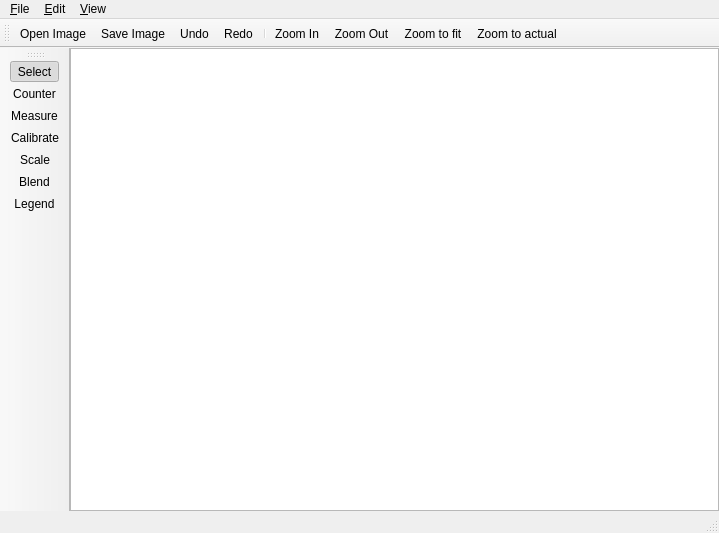
<?xml version="1.0" encoding="UTF-8"?>
<ui version="4.0">
 <class>ImageRasterClass</class>
 <widget class="QMainWindow" name="ImageRasterClass">
  <property name="geometry">
   <rect>
    <x>0</x>
    <y>0</y>
    <width>719</width>
    <height>533</height>
   </rect>
  </property>
  <property name="windowTitle">
   <string>Image Raster</string>
  </property>
  <widget class="QWidget" name="centralWidget">
   <layout class="QGridLayout" name="gridLayout">
    <property name="leftMargin">
     <number>0</number>
    </property>
    <property name="topMargin">
     <number>0</number>
    </property>
    <property name="rightMargin">
     <number>0</number>
    </property>
    <property name="bottomMargin">
     <number>0</number>
    </property>
    <item row="0" column="0">
     <widget class="GraphicsView" name="graphicsView">
      <property name="contextMenuPolicy">
       <enum>Qt::CustomContextMenu</enum>
      </property>
     </widget>
    </item>
   </layout>
  </widget>
  <widget class="QMenuBar" name="menuBar">
   <property name="geometry">
    <rect>
     <x>0</x>
     <y>0</y>
     <width>719</width>
     <height>21</height>
    </rect>
   </property>
   <widget class="QMenu" name="menuFile">
    <property name="title">
     <string>&amp;File</string>
    </property>
    <addaction name="actionOpenImage"/>
    <addaction name="actionSaveImage"/>
    <addaction name="actionExit"/>
   </widget>
   <widget class="QMenu" name="menuView">
    <property name="title">
     <string>&amp;View</string>
    </property>
    <addaction name="actionZoomIn"/>
    <addaction name="actionZoomOut"/>
    <addaction name="actionZoomToFit"/>
    <addaction name="actionZoomToActual"/>
   </widget>
   <widget class="QMenu" name="menuEdit">
    <property name="title">
     <string>&amp;Edit</string>
    </property>
    <addaction name="actionUndo"/>
    <addaction name="actionRedo"/>
    <addaction name="actionSelectAll"/>
    <addaction name="actionDelete"/>
   </widget>
   <addaction name="menuFile"/>
   <addaction name="menuEdit"/>
   <addaction name="menuView"/>
  </widget>
  <widget class="QToolBar" name="mainToolBar">
   <attribute name="toolBarArea">
    <enum>TopToolBarArea</enum>
   </attribute>
   <attribute name="toolBarBreak">
    <bool>false</bool>
   </attribute>
   <addaction name="actionOpenImage"/>
   <addaction name="actionSaveImage"/>
   <addaction name="actionUndo"/>
   <addaction name="actionRedo"/>
   <addaction name="separator"/>
   <addaction name="actionZoomIn"/>
   <addaction name="actionZoomOut"/>
   <addaction name="actionZoomToFit"/>
   <addaction name="actionZoomToActual"/>
  </widget>
  <widget class="QStatusBar" name="statusBar"/>
  <widget class="QToolBar" name="toolBar">
   <property name="windowTitle">
    <string>toolBar</string>
   </property>
   <property name="toolButtonStyle">
    <enum>Qt::ToolButtonTextUnderIcon</enum>
   </property>
   <attribute name="toolBarArea">
    <enum>LeftToolBarArea</enum>
   </attribute>
   <attribute name="toolBarBreak">
    <bool>false</bool>
   </attribute>
   <addaction name="actionSelect"/>
   <addaction name="actionCounter"/>
   <addaction name="actionMeasure"/>
   <addaction name="actionCalibrate"/>
   <addaction name="actionScale"/>
   <addaction name="actionBlend"/>
   <addaction name="actionLegend"/>
  </widget>
  <action name="actionScale">
   <property name="checkable">
    <bool>true</bool>
   </property>
   <property name="icon">
    <iconset resource="imageraster.qrc">
     <normaloff>:/Resources/scale.png</normaloff>:/Resources/scale.png</iconset>
   </property>
   <property name="text">
    <string>Scale</string>
   </property>
   <property name="toolTip">
    <string>Use this to add scale for your scene.</string>
   </property>
   <property name="statusTip">
    <string>Add scale to the scene</string>
   </property>
   <property name="shortcut">
    <string>Ctrl+5</string>
   </property>
  </action>
  <action name="actionBlend">
   <property name="checkable">
    <bool>false</bool>
   </property>
   <property name="icon">
    <iconset resource="imageraster.qrc">
     <normaloff>:/Resources/blend.png</normaloff>:/Resources/blend.png</iconset>
   </property>
   <property name="text">
    <string>Blend</string>
   </property>
   <property name="toolTip">
    <string>A tool to create professional thumbnail in your scene.</string>
   </property>
   <property name="statusTip">
    <string>Run Blend Wizard</string>
   </property>
   <property name="shortcut">
    <string>Ctrl+6</string>
   </property>
  </action>
  <action name="actionLegend">
   <property name="checkable">
    <bool>true</bool>
   </property>
   <property name="icon">
    <iconset resource="imageraster.qrc">
     <normaloff>:/Resources/legend.png</normaloff>:/Resources/legend.png</iconset>
   </property>
   <property name="text">
    <string>Legend</string>
   </property>
   <property name="toolTip">
    <string>Add or update existing legend based on markers data.</string>
   </property>
   <property name="statusTip">
    <string>Add or update Legend</string>
   </property>
   <property name="shortcut">
    <string>Ctrl+7</string>
   </property>
  </action>
  <action name="actionSelect">
   <property name="checkable">
    <bool>true</bool>
   </property>
   <property name="checked">
    <bool>true</bool>
   </property>
   <property name="icon">
    <iconset resource="imageraster.qrc">
     <normaloff>:/Resources/Normal.png</normaloff>:/Resources/Normal.png</iconset>
   </property>
   <property name="text">
    <string>Select</string>
   </property>
   <property name="toolTip">
    <string>Select objects</string>
   </property>
   <property name="shortcut">
    <string>Ctrl+1</string>
   </property>
  </action>
  <action name="actionCounter">
   <property name="checkable">
    <bool>true</bool>
   </property>
   <property name="icon">
    <iconset resource="imageraster.qrc">
     <normaloff>:/Resources/LineMarker.png</normaloff>:/Resources/LineMarker.png</iconset>
   </property>
   <property name="text">
    <string>Counter</string>
   </property>
   <property name="toolTip">
    <string>Count objects</string>
   </property>
   <property name="statusTip">
    <string>Click to count or drag to mark</string>
   </property>
   <property name="shortcut">
    <string>Ctrl+2</string>
   </property>
  </action>
  <action name="actionMeasure">
   <property name="checkable">
    <bool>true</bool>
   </property>
   <property name="icon">
    <iconset resource="imageraster.qrc">
     <normaloff>:/Resources/line.png</normaloff>:/Resources/line.png</iconset>
   </property>
   <property name="text">
    <string>Measure</string>
   </property>
   <property name="toolTip">
    <string>Measurements</string>
   </property>
   <property name="statusTip">
    <string>Measurement tools</string>
   </property>
   <property name="shortcut">
    <string>Ctrl+3</string>
   </property>
  </action>
  <action name="actionCalibrate">
   <property name="checkable">
    <bool>true</bool>
   </property>
   <property name="icon">
    <iconset resource="imageraster.qrc">
     <normaloff>:/Resources/calibrate.png</normaloff>:/Resources/calibrate.png</iconset>
   </property>
   <property name="text">
    <string>Calibrate</string>
   </property>
   <property name="toolTip">
    <string>Calibrate scene by using this image or external image</string>
   </property>
   <property name="statusTip">
    <string>Start calibration wizard</string>
   </property>
   <property name="shortcut">
    <string>Ctrl+4</string>
   </property>
  </action>
  <action name="actionOpenImage">
   <property name="icon">
    <iconset resource="imageraster.qrc">
     <normaloff>:/Resources/Open.png</normaloff>:/Resources/Open.png</iconset>
   </property>
   <property name="text">
    <string>&amp;Open Image</string>
   </property>
   <property name="toolTip">
    <string>Open image</string>
   </property>
   <property name="shortcut">
    <string>Ctrl+O</string>
   </property>
  </action>
  <action name="actionSaveImage">
   <property name="icon">
    <iconset resource="imageraster.qrc">
     <normaloff>:/Resources/Save.png</normaloff>:/Resources/Save.png</iconset>
   </property>
   <property name="text">
    <string>&amp;Save Image</string>
   </property>
   <property name="toolTip">
    <string>Save current scene</string>
   </property>
   <property name="shortcut">
    <string>Ctrl+S</string>
   </property>
  </action>
  <action name="actionUndo">
   <property name="icon">
    <iconset resource="imageraster.qrc">
     <normaloff>:/Resources/Undo.png</normaloff>:/Resources/Undo.png</iconset>
   </property>
   <property name="text">
    <string>&amp;Undo</string>
   </property>
   <property name="toolTip">
    <string>Undo</string>
   </property>
   <property name="shortcut">
    <string>Ctrl+Z</string>
   </property>
  </action>
  <action name="actionRedo">
   <property name="icon">
    <iconset resource="imageraster.qrc">
     <normaloff>:/Resources/Redo.png</normaloff>:/Resources/Redo.png</iconset>
   </property>
   <property name="text">
    <string>&amp;Redo</string>
   </property>
   <property name="toolTip">
    <string>Redo</string>
   </property>
   <property name="shortcut">
    <string>Ctrl+Y</string>
   </property>
  </action>
  <action name="actionZoomIn">
   <property name="icon">
    <iconset resource="imageraster.qrc">
     <normaloff>:/Resources/ZoomIn.png</normaloff>:/Resources/ZoomIn.png</iconset>
   </property>
   <property name="text">
    <string>Zoom &amp;In</string>
   </property>
   <property name="toolTip">
    <string>Zoom-in</string>
   </property>
  </action>
  <action name="actionZoomOut">
   <property name="icon">
    <iconset resource="imageraster.qrc">
     <normaloff>:/Resources/ZoomOut.png</normaloff>:/Resources/ZoomOut.png</iconset>
   </property>
   <property name="text">
    <string>Zoom &amp;Out</string>
   </property>
   <property name="toolTip">
    <string>Zoom-out</string>
   </property>
  </action>
  <action name="actionZoomToFit">
   <property name="icon">
    <iconset resource="imageraster.qrc">
     <normaloff>:/Resources/ZoomFit.png</normaloff>:/Resources/ZoomFit.png</iconset>
   </property>
   <property name="text">
    <string>Zoom to &amp;fit</string>
   </property>
   <property name="toolTip">
    <string>Zoom to fit screen</string>
   </property>
  </action>
  <action name="actionZoomToActual">
   <property name="icon">
    <iconset resource="imageraster.qrc">
     <normaloff>:/Resources/ZoomActual.png</normaloff>:/Resources/ZoomActual.png</iconset>
   </property>
   <property name="text">
    <string>Zoom to &amp;actual</string>
   </property>
   <property name="toolTip">
    <string>Zoom to actual size</string>
   </property>
  </action>
  <action name="actionExit">
   <property name="text">
    <string>&amp;Exit</string>
   </property>
   <property name="toolTip">
    <string>Exit</string>
   </property>
  </action>
  <action name="actionSelectAll">
   <property name="text">
    <string>Select &amp;All</string>
   </property>
   <property name="shortcut">
    <string>Ctrl+A</string>
   </property>
  </action>
  <action name="actionDelete">
   <property name="text">
    <string>&amp;Delete</string>
   </property>
   <property name="shortcut">
    <string>Del</string>
   </property>
  </action>
 </widget>
 <layoutdefault spacing="6" margin="11"/>
 <customwidgets>
  <customwidget>
   <class>GraphicsView</class>
   <extends>QGraphicsView</extends>
   <header>graphicsview.h</header>
  </customwidget>
 </customwidgets>
 <resources>
  <include location="imageraster.qrc"/>
 </resources>
 <connections>
  <connection>
   <sender>actionExit</sender>
   <signal>triggered()</signal>
   <receiver>ImageRasterClass</receiver>
   <slot>close()</slot>
   <hints>
    <hint type="sourcelabel">
     <x>-1</x>
     <y>-1</y>
    </hint>
    <hint type="destinationlabel">
     <x>359</x>
     <y>266</y>
    </hint>
   </hints>
  </connection>
 </connections>
</ui>
